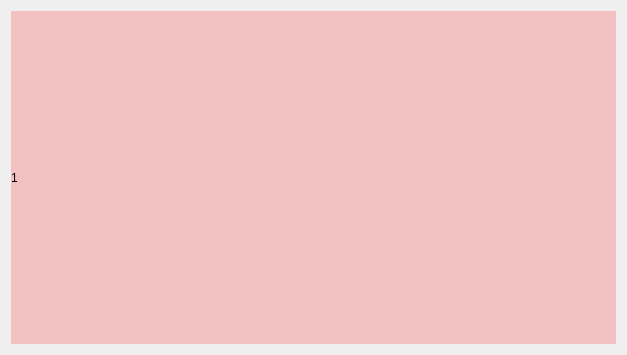
<?xml version="1.0" encoding="UTF-8"?>
<ui version="4.0">
 <class>FirstPageWidget</class>
 <widget class="QWidget" name="FirstPageWidget">
  <property name="geometry">
   <rect>
    <x>0</x>
    <y>0</y>
    <width>627</width>
    <height>355</height>
   </rect>
  </property>
  <property name="windowTitle">
   <string>Form</string>
  </property>
  <property name="styleSheet">
   <string notr="true"/>
  </property>
  <layout class="QVBoxLayout" name="verticalLayout">
   <item>
    <widget class="QLabel" name="label">
     <property name="styleSheet">
      <string notr="true">background-color: rgb(255, 0, 0,50);</string>
     </property>
     <property name="text">
      <string>1</string>
     </property>
    </widget>
   </item>
  </layout>
 </widget>
 <resources/>
 <connections/>
</ui>
